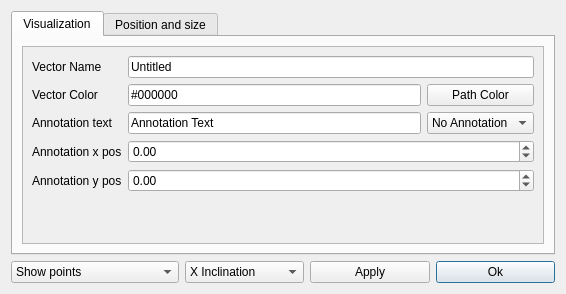
<?xml version="1.0" encoding="UTF-8"?>
<ui version="4.0">
 <class>ModifyVector</class>
 <widget class="QDialog" name="ModifyVector">
  <property name="geometry">
   <rect>
    <x>0</x>
    <y>0</y>
    <width>566</width>
    <height>294</height>
   </rect>
  </property>
  <property name="minimumSize">
   <size>
    <width>566</width>
    <height>294</height>
   </size>
  </property>
  <property name="windowTitle">
   <string>Modify Vector</string>
  </property>
  <layout class="QGridLayout" name="gridLayout">
   <item row="2" column="3">
    <widget class="QPushButton" name="OkButton">
     <property name="text">
      <string>Ok</string>
     </property>
     <property name="default">
      <bool>true</bool>
     </property>
    </widget>
   </item>
   <item row="2" column="2">
    <widget class="QPushButton" name="ApplyButton">
     <property name="text">
      <string>Apply</string>
     </property>
     <property name="autoDefault">
      <bool>false</bool>
     </property>
    </widget>
   </item>
   <item row="2" column="0">
    <widget class="QComboBox" name="GenerationMetod">
     <item>
      <property name="text">
       <string>Show points</string>
      </property>
     </item>
     <item>
      <property name="text">
       <string>Show size and inclination</string>
      </property>
     </item>
    </widget>
   </item>
   <item row="2" column="1">
    <widget class="QComboBox" name="InclinationMetod">
     <item>
      <property name="text">
       <string>X Inclination</string>
      </property>
     </item>
     <item>
      <property name="text">
       <string>Y Inclination</string>
      </property>
     </item>
    </widget>
   </item>
   <item row="0" column="0" rowspan="2" colspan="4">
    <widget class="QTabWidget" name="tablist">
     <property name="currentIndex">
      <number>0</number>
     </property>
     <widget class="QWidget" name="tab">
      <attribute name="title">
       <string>Visualization</string>
      </attribute>
      <layout class="QGridLayout" name="gridLayout_2">
       <item row="1" column="0">
        <widget class="QScrollArea" name="scrollArea">
         <property name="widgetResizable">
          <bool>true</bool>
         </property>
         <widget class="QWidget" name="scrollAreaWidgetContents">
          <property name="geometry">
           <rect>
            <x>0</x>
            <y>0</y>
            <width>524</width>
            <height>196</height>
           </rect>
          </property>
          <layout class="QGridLayout" name="gridLayout_4">
           <item row="0" column="0">
            <widget class="QLabel" name="label">
             <property name="text">
              <string>Vector Name</string>
             </property>
            </widget>
           </item>
           <item row="4" column="1">
            <widget class="QLineEdit" name="AnnotationTextLine">
             <property name="sizePolicy">
              <sizepolicy hsizetype="Expanding" vsizetype="Fixed">
               <horstretch>0</horstretch>
               <verstretch>0</verstretch>
              </sizepolicy>
             </property>
             <property name="text">
              <string>Annotation Text</string>
             </property>
            </widget>
           </item>
           <item row="1" column="2">
            <widget class="QPushButton" name="PathColorButton">
             <property name="text">
              <string>Path Color</string>
             </property>
             <property name="autoDefault">
              <bool>false</bool>
             </property>
            </widget>
           </item>
           <item row="1" column="0">
            <widget class="QLabel" name="label_2">
             <property name="text">
              <string>Vector Color</string>
             </property>
            </widget>
           </item>
           <item row="4" column="0">
            <widget class="QLabel" name="label_10">
             <property name="text">
              <string>Annotation text</string>
             </property>
            </widget>
           </item>
           <item row="6" column="0">
            <widget class="QLabel" name="label_12">
             <property name="text">
              <string>Annotation y pos</string>
             </property>
            </widget>
           </item>
           <item row="1" column="1">
            <widget class="QLineEdit" name="VectorColorLine">
             <property name="sizePolicy">
              <sizepolicy hsizetype="Expanding" vsizetype="Fixed">
               <horstretch>0</horstretch>
               <verstretch>0</verstretch>
              </sizepolicy>
             </property>
             <property name="text">
              <string>#000000</string>
             </property>
            </widget>
           </item>
           <item row="5" column="1" colspan="2">
            <widget class="QDoubleSpinBox" name="AnnotationXLine">
             <property name="sizePolicy">
              <sizepolicy hsizetype="Expanding" vsizetype="Fixed">
               <horstretch>0</horstretch>
               <verstretch>0</verstretch>
              </sizepolicy>
             </property>
             <property name="minimum">
              <double>-999999999.990000009536743</double>
             </property>
             <property name="maximum">
              <double>999999999.990000009536743</double>
             </property>
            </widget>
           </item>
           <item row="6" column="1" colspan="2">
            <widget class="QDoubleSpinBox" name="AnnotationYLine">
             <property name="sizePolicy">
              <sizepolicy hsizetype="Expanding" vsizetype="Fixed">
               <horstretch>0</horstretch>
               <verstretch>0</verstretch>
              </sizepolicy>
             </property>
             <property name="minimum">
              <double>-999999999.990000009536743</double>
             </property>
             <property name="maximum">
              <double>999999999.990000009536743</double>
             </property>
            </widget>
           </item>
           <item row="0" column="1" colspan="2">
            <widget class="QLineEdit" name="VectorNameLine">
             <property name="sizePolicy">
              <sizepolicy hsizetype="Expanding" vsizetype="Fixed">
               <horstretch>0</horstretch>
               <verstretch>0</verstretch>
              </sizepolicy>
             </property>
             <property name="text">
              <string>Untitled</string>
             </property>
            </widget>
           </item>
           <item row="4" column="2">
            <widget class="QComboBox" name="AnnonationMetod">
             <item>
              <property name="text">
               <string>No Annotation</string>
              </property>
             </item>
             <item>
              <property name="text">
               <string>Annotation</string>
              </property>
             </item>
            </widget>
           </item>
           <item row="5" column="0">
            <widget class="QLabel" name="label_11">
             <property name="text">
              <string>Annotation x pos</string>
             </property>
            </widget>
           </item>
           <item row="7" column="0" colspan="3">
            <spacer name="verticalSpacer">
             <property name="orientation">
              <enum>Qt::Vertical</enum>
             </property>
             <property name="sizeHint" stdset="0">
              <size>
               <width>20</width>
               <height>40</height>
              </size>
             </property>
            </spacer>
           </item>
          </layout>
         </widget>
        </widget>
       </item>
      </layout>
     </widget>
     <widget class="QWidget" name="tab_2">
      <attribute name="title">
       <string>Position and size</string>
      </attribute>
      <layout class="QGridLayout" name="gridLayout_3">
       <item row="0" column="0">
        <widget class="QScrollArea" name="scrollArea_2">
         <property name="widgetResizable">
          <bool>true</bool>
         </property>
         <widget class="QWidget" name="scrollAreaWidgetContents_2">
          <property name="geometry">
           <rect>
            <x>0</x>
            <y>0</y>
            <width>510</width>
            <height>235</height>
           </rect>
          </property>
          <layout class="QGridLayout" name="gridLayout_5">
           <item row="3" column="1">
            <widget class="QDoubleSpinBox" name="point_of_end_y_Line">
             <property name="sizePolicy">
              <sizepolicy hsizetype="Expanding" vsizetype="Fixed">
               <horstretch>0</horstretch>
               <verstretch>0</verstretch>
              </sizepolicy>
             </property>
             <property name="minimum">
              <double>-999999999.990000009536743</double>
             </property>
             <property name="maximum">
              <double>999999999.990000009536743</double>
             </property>
             <property name="singleStep">
              <double>0.100000000000000</double>
             </property>
             <property name="value">
              <double>1.000000000000000</double>
             </property>
            </widget>
           </item>
           <item row="5" column="0">
            <widget class="QLabel" name="label_8">
             <property name="text">
              <string>X Inclination</string>
             </property>
            </widget>
           </item>
           <item row="5" column="1">
            <widget class="QDoubleSpinBox" name="XInclinationLine">
             <property name="sizePolicy">
              <sizepolicy hsizetype="Expanding" vsizetype="Fixed">
               <horstretch>0</horstretch>
               <verstretch>0</verstretch>
              </sizepolicy>
             </property>
             <property name="minimum">
              <double>-360.000000000000000</double>
             </property>
             <property name="maximum">
              <double>360.000000000000000</double>
             </property>
             <property name="singleStep">
              <double>0.100000000000000</double>
             </property>
             <property name="value">
              <double>45.000000000000000</double>
             </property>
            </widget>
           </item>
           <item row="0" column="0">
            <widget class="QLabel" name="label_3">
             <property name="text">
              <string>point of origin x</string>
             </property>
            </widget>
           </item>
           <item row="4" column="0">
            <widget class="QLabel" name="label_7">
             <property name="text">
              <string>Vector Size</string>
             </property>
            </widget>
           </item>
           <item row="1" column="1">
            <widget class="QDoubleSpinBox" name="point_of_origin_y_Line">
             <property name="sizePolicy">
              <sizepolicy hsizetype="Expanding" vsizetype="Fixed">
               <horstretch>0</horstretch>
               <verstretch>0</verstretch>
              </sizepolicy>
             </property>
             <property name="minimum">
              <double>-999999999.990000009536743</double>
             </property>
             <property name="maximum">
              <double>999999999.990000009536743</double>
             </property>
             <property name="singleStep">
              <double>0.100000000000000</double>
             </property>
            </widget>
           </item>
           <item row="0" column="1">
            <widget class="QDoubleSpinBox" name="point_of_origin_x_Line">
             <property name="sizePolicy">
              <sizepolicy hsizetype="Expanding" vsizetype="Fixed">
               <horstretch>0</horstretch>
               <verstretch>0</verstretch>
              </sizepolicy>
             </property>
             <property name="minimum">
              <double>-999999999.990000009536743</double>
             </property>
             <property name="maximum">
              <double>999999999.990000009536743</double>
             </property>
             <property name="singleStep">
              <double>0.100000000000000</double>
             </property>
            </widget>
           </item>
           <item row="2" column="1">
            <widget class="QDoubleSpinBox" name="point_of_end_x_Line">
             <property name="sizePolicy">
              <sizepolicy hsizetype="Expanding" vsizetype="Fixed">
               <horstretch>0</horstretch>
               <verstretch>0</verstretch>
              </sizepolicy>
             </property>
             <property name="minimum">
              <double>-999999999.990000009536743</double>
             </property>
             <property name="maximum">
              <double>999999999.990000009536743</double>
             </property>
             <property name="singleStep">
              <double>0.100000000000000</double>
             </property>
             <property name="value">
              <double>1.000000000000000</double>
             </property>
            </widget>
           </item>
           <item row="4" column="1">
            <widget class="QDoubleSpinBox" name="VectorSizeLine">
             <property name="sizePolicy">
              <sizepolicy hsizetype="Expanding" vsizetype="Fixed">
               <horstretch>0</horstretch>
               <verstretch>0</verstretch>
              </sizepolicy>
             </property>
             <property name="minimum">
              <double>-999999999.990000009536743</double>
             </property>
             <property name="maximum">
              <double>999999999.990000009536743</double>
             </property>
             <property name="singleStep">
              <double>0.100000000000000</double>
             </property>
             <property name="value">
              <double>1.000000000000000</double>
             </property>
            </widget>
           </item>
           <item row="3" column="0">
            <widget class="QLabel" name="label_6">
             <property name="text">
              <string>point of end y</string>
             </property>
            </widget>
           </item>
           <item row="2" column="0">
            <widget class="QLabel" name="label_5">
             <property name="text">
              <string>point of end x</string>
             </property>
            </widget>
           </item>
           <item row="6" column="1">
            <widget class="QDoubleSpinBox" name="YInclinationLine">
             <property name="minimum">
              <double>-360.000000000000000</double>
             </property>
             <property name="maximum">
              <double>360.000000000000000</double>
             </property>
             <property name="singleStep">
              <double>0.100000000000000</double>
             </property>
             <property name="value">
              <double>45.000000000000000</double>
             </property>
            </widget>
           </item>
           <item row="1" column="0">
            <widget class="QLabel" name="label_4">
             <property name="text">
              <string>point of origin y</string>
             </property>
            </widget>
           </item>
           <item row="6" column="0">
            <widget class="QLabel" name="label_9">
             <property name="text">
              <string>Y Inclination</string>
             </property>
            </widget>
           </item>
           <item row="7" column="0" colspan="2">
            <spacer name="verticalSpacer_2">
             <property name="orientation">
              <enum>Qt::Vertical</enum>
             </property>
             <property name="sizeHint" stdset="0">
              <size>
               <width>20</width>
               <height>40</height>
              </size>
             </property>
            </spacer>
           </item>
          </layout>
         </widget>
        </widget>
       </item>
      </layout>
     </widget>
    </widget>
   </item>
  </layout>
 </widget>
 <resources/>
 <connections/>
</ui>
